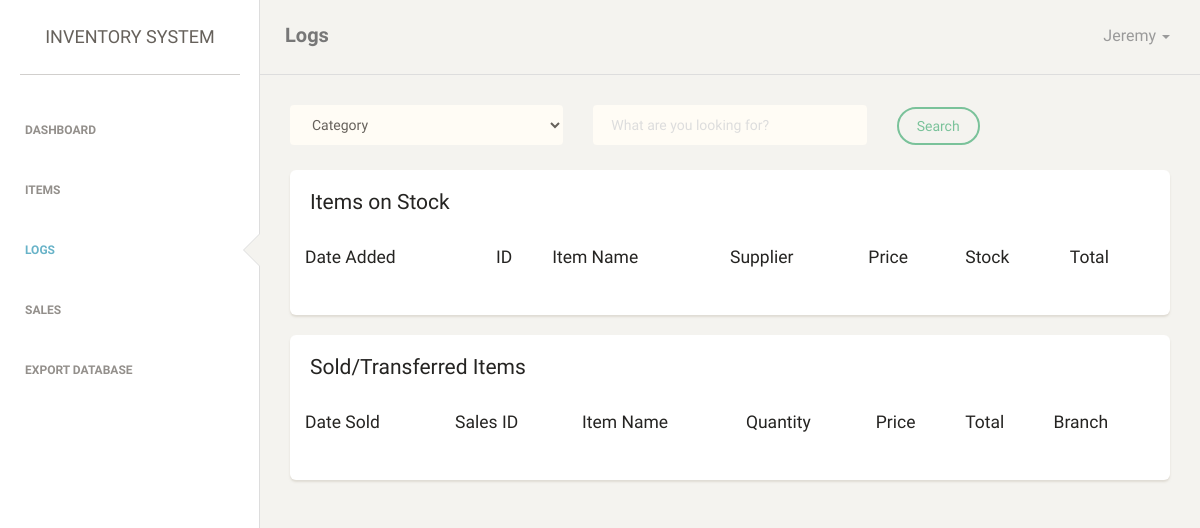
Before: /admin/logs.php (signed in) with the older database file.
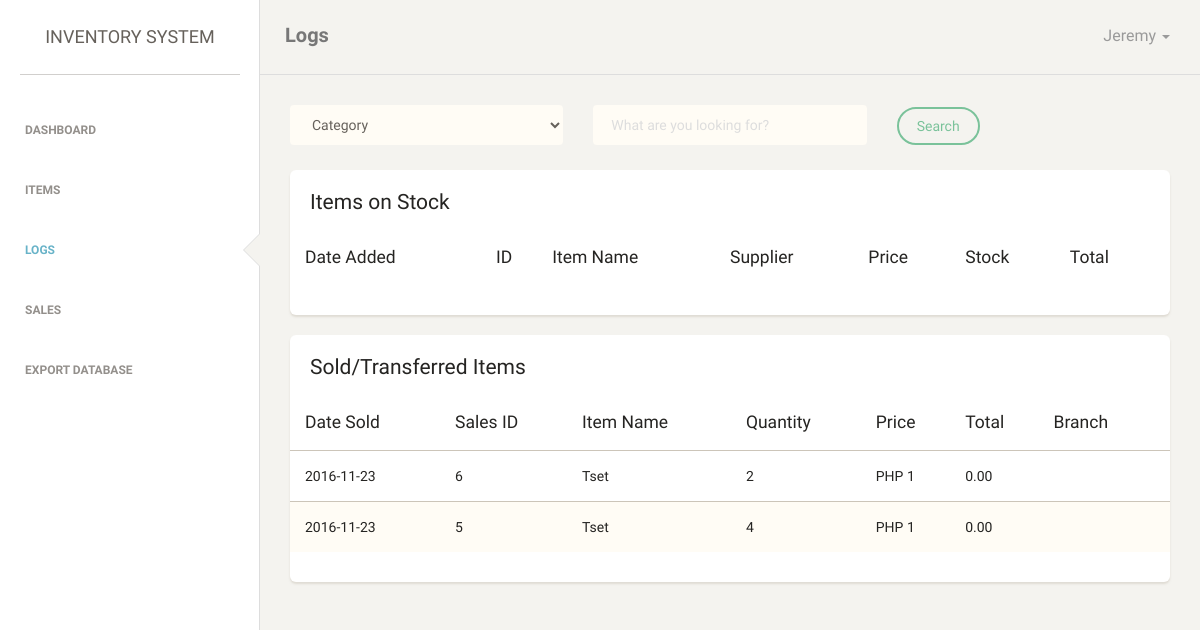
After: the same page with the newer database file.
### tables this page shows
CREATE TABLE `sales` (
  `date_added` date NOT NULL,
  `sales_id` int(11) NOT NULL,
  `item_id` int(11) DEFAULT NULL,
  `item_name` varchar(30) NOT NULL,
  `qty` int(11) NOT NULL,
  `price` int(11) NOT NULL,
  `total` decimal(10,2) NOT NULL,
  `branch` varchar(30) NOT NULL
);

### admin/logs.php (the view, shortened to what the changed rows need)
<?php
    include "../php/connect.php";
?>
<!doctype html>
<html lang="en">
<head>
    <link href="assets/css/bootstrap.min.css" rel="stylesheet" />
    <link href="assets/css/animate.min.css" rel="stylesheet"/>
    <link href="assets/css/paper-dashboard.css" rel="stylesheet"/>
    <link href="assets/css/demo.css" rel="stylesheet" />
    <link href="assets/css/themify-icons.css" rel="stylesheet">
</head>
<body>
<div class="wrapper">
    <div class="main-panel">
        <div class="content">
            <div class="container-fluid" style="z-index:50;">
                <div class="row">
                    <div class="col-md-12">
                        <div id="my-table">
                            <div class="card">
                                <div class="content table-responsive table-full-width">
                                    <form method="post" action="" id="item-table">
                                    <table class="table table-striped">
                                        <thead>
                                            <th>Date Added</th>
                                            <th>ID</th>
                                            <th>Item Name</th>
                                            <th>Supplier</th>
                                            <th>Price</th>
                                            <th>Stock</th>
                                            <th>Total</th>
                                        </thead>
                                    </table>
                                    </form>
                                </div>
                            </div>
                        </div>
                    </div>
                </div>
            </div>
            <div class="container-fluid">
                <div class="row">
                    <div class="col-md-12">
                        <div id="my-table2">
                            <div class="card">
                                <div class="content table-responsive table-full-width">
                                    <form method="post" action="" id="item-table">
                                    <table class="table table-striped">
                                        <thead>
                                            <th>Date Sold</th>
                                            <th>Sales ID</th>
                                            <th>Item Name</th>
                                            <th>Quantity</th>
                                            <th>Price</th>
                                            <th>Total</th>
                                            <th>Branch</th>
                                        </thead>
                                        <tbody>
                                            <?php
                                                $sql = "SELECT * FROM sales ORDER BY sales_id DESC";
                                                $result = mysqli_query($conn, $sql);
                                                while($rows = mysqli_fetch_array($result)){ ?>
                                                <tr>
                                                    <td><?php echo $rows['date_added']; ?></td>
                                                    <td><?php echo $rows['sales_id']; ?></td>
                                                    <td><?php echo $rows['item_name']; ?></td>
                                                    <td><?php echo $rows['qty']; ?></td>
                                                    <td><?php echo "PHP " . $rows['price']; ?></td>
                                                    <td><?php echo $rows['total']; ?></td>
                                                    <td><?php echo $rows['branch']; ?></td>
                                                </tr>
                                            <?php } ?>
                                        </tbody>
                                    </table>
                                    </form>
                                </div>
                            </div>
                        </div>
                    </div>
                </div>
            </div>
        </div>
    </div>
</div>
</body>
</html>

Changed rows visible on the page:
added sales: date_added "2016-11-23", sales_id "6", item_name "Tset", qty "2", price "1", total "0.00"
added sales: date_added "2016-11-23", sales_id "5", item_name "Tset", qty "4", price "1", total "0.00"
